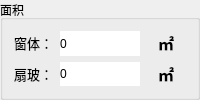
        <widget class="QGroupBox" name="groupBox_4">
         <property name="title">
          <string>面积</string>
         </property>
         <layout class="QHBoxLayout" name="horizontalLayout_5">
          <item>
           <layout class="QGridLayout" name="gridLayout_3" columnstretch="1,2,1">
            <item row="0" column="0">
             <widget class="QLabel" name="label_21">
              <property name="maximumSize">
               <size>
                <width>40</width>
                <height>50</height>
               </size>
              </property>
              <property name="text">
               <string>&lt;!DOCTYPE HTML PUBLIC &quot;-//W3C//DTD HTML 4.0//EN&quot; &quot;http://www.w3.org/TR/REC-html40/strict.dtd&quot;&gt;
&lt;html&gt;&lt;head&gt;&lt;meta name=&quot;qrichtext&quot; content=&quot;1&quot; /&gt;&lt;style type=&quot;text/css&quot;&gt;
p, li { white-space: pre-wrap; }
&lt;/style&gt;&lt;/head&gt;&lt;body style=&quot; font-family:'Sans Serif'; font-size:9pt; font-weight:400; font-style:normal;&quot;&gt;
&lt;p style=&quot; margin-top:0px; margin-bottom:0px; margin-left:0px; margin-right:0px; -qt-block-indent:0; text-indent:0px;&quot;&gt;&lt;span style=&quot; font-size:10pt;&quot;&gt;窗体：&lt;/span&gt;&lt;/p&gt;&lt;/body&gt;&lt;/html&gt;</string>
              </property>
             </widget>
            </item>
            <item row="0" column="1">
             <widget class="QLabel" name="lb_window_area">
              <property name="styleSheet">
               <string notr="true">background-color: rgb(255, 255, 255);</string>
              </property>
              <property name="text">
               <string>0</string>
              </property>
             </widget>
            </item>
            <item row="0" column="2">
             <widget class="QLabel" name="label_22">
              <property name="text">
               <string>&lt;!DOCTYPE HTML PUBLIC &quot;-//W3C//DTD HTML 4.0//EN&quot; &quot;http://www.w3.org/TR/REC-html40/strict.dtd&quot;&gt;
&lt;html&gt;&lt;head&gt;&lt;meta name=&quot;qrichtext&quot; content=&quot;1&quot; /&gt;&lt;style type=&quot;text/css&quot;&gt;
p, li { white-space: pre-wrap; }
&lt;/style&gt;&lt;/head&gt;&lt;body style=&quot; font-family:'Sans Serif'; font-size:9pt; font-weight:400; font-style:normal;&quot;&gt;
&lt;p align=&quot;center&quot; style=&quot; margin-top:0px; margin-bottom:0px; margin-left:0px; margin-right:0px; -qt-block-indent:0; text-indent:0px;&quot;&gt;&lt;span style=&quot; font-size:12pt; font-weight:600;&quot;&gt;㎡&lt;/span&gt;&lt;/p&gt;&lt;/body&gt;&lt;/html&gt;</string>
              </property>
             </widget>
            </item>
            <item row="1" column="0">
             <widget class="QLabel" name="label_28">
              <property name="maximumSize">
               <size>
                <width>40</width>
                <height>50</height>
               </size>
              </property>
              <property name="text">
               <string>&lt;!DOCTYPE HTML PUBLIC &quot;-//W3C//DTD HTML 4.0//EN&quot; &quot;http://www.w3.org/TR/REC-html40/strict.dtd&quot;&gt;
&lt;html&gt;&lt;head&gt;&lt;meta name=&quot;qrichtext&quot; content=&quot;1&quot; /&gt;&lt;style type=&quot;text/css&quot;&gt;
p, li { white-space: pre-wrap; }
&lt;/style&gt;&lt;/head&gt;&lt;body style=&quot; font-family:'Sans Serif'; font-size:9pt; font-weight:400; font-style:normal;&quot;&gt;
&lt;p style=&quot; margin-top:0px; margin-bottom:0px; margin-left:0px; margin-right:0px; -qt-block-indent:0; text-indent:0px;&quot;&gt;&lt;span style=&quot; font-size:10pt;&quot;&gt;扇玻：&lt;/span&gt;&lt;/p&gt;&lt;/body&gt;&lt;/html&gt;</string>
              </property>
             </widget>
            </item>
            <item row="1" column="1">
             <widget class="QLabel" name="lb_shan_bo_area">
              <property name="styleSheet">
               <string notr="true">background-color: rgb(255, 255, 255);</string>
              </property>
              <property name="text">
               <string>0</string>
              </property>
             </widget>
            </item>
            <item row="1" column="2">
             <widget class="QLabel" name="label_24">
              <property name="text">
               <string>&lt;!DOCTYPE HTML PUBLIC &quot;-//W3C//DTD HTML 4.0//EN&quot; &quot;http://www.w3.org/TR/REC-html40/strict.dtd&quot;&gt;
&lt;html&gt;&lt;head&gt;&lt;meta name=&quot;qrichtext&quot; content=&quot;1&quot; /&gt;&lt;style type=&quot;text/css&quot;&gt;
p, li { white-space: pre-wrap; }
&lt;/style&gt;&lt;/head&gt;&lt;body style=&quot; font-family:'Sans Serif'; font-size:9pt; font-weight:400; font-style:normal;&quot;&gt;
&lt;p align=&quot;center&quot; style=&quot; margin-top:0px; margin-bottom:0px; margin-left:0px; margin-right:0px; -qt-block-indent:0; text-indent:0px;&quot;&gt;&lt;span style=&quot; font-size:12pt; font-weight:600;&quot;&gt;㎡&lt;/span&gt;&lt;/p&gt;&lt;/body&gt;&lt;/html&gt;</string>
              </property>
             </widget>
            </item>
           </layout>
          </item>
         </layout>
        </widget>
